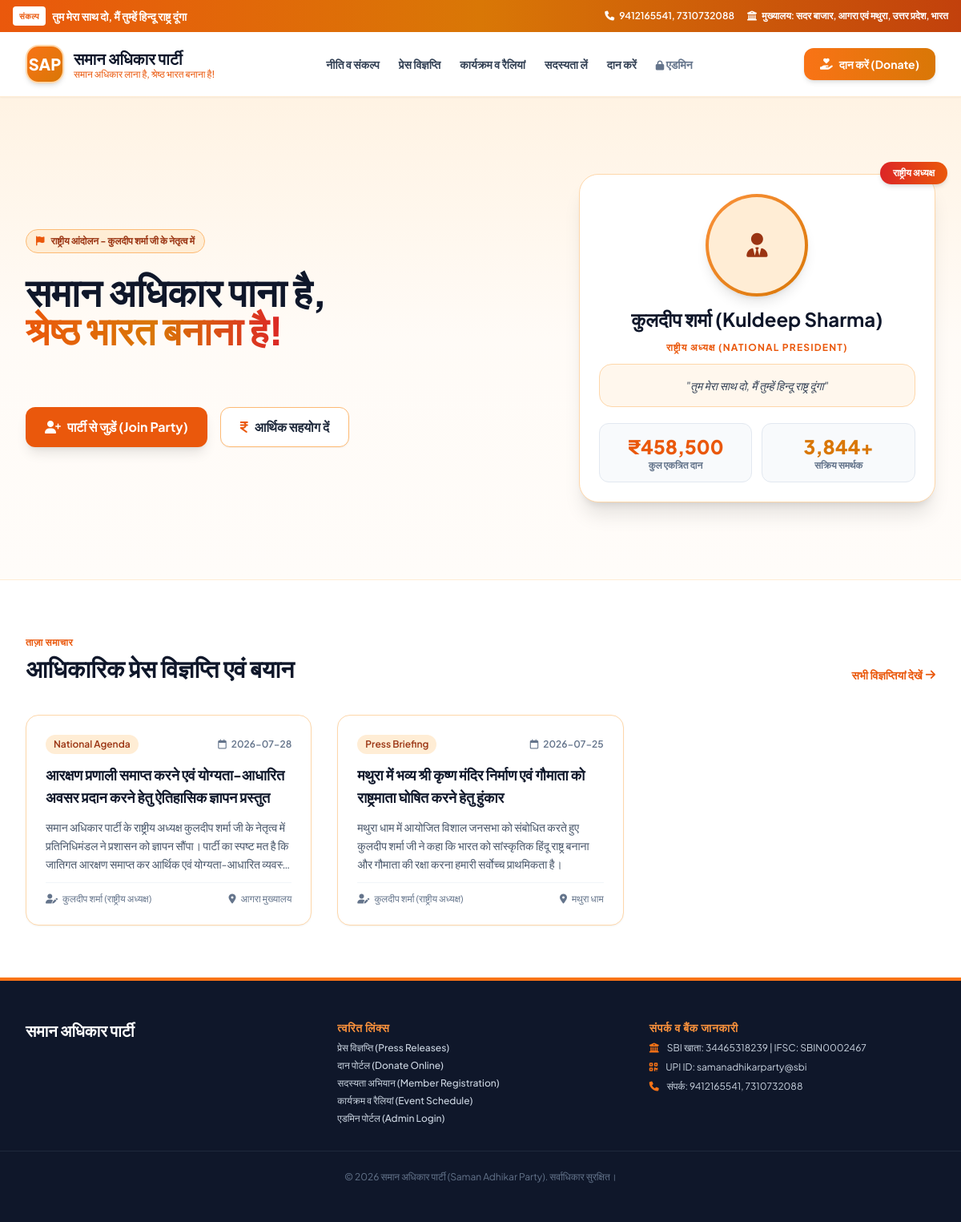
The page / on the database its author committed.
### tables this page shows
CREATE TABLE IF NOT EXISTS `press_releases` (
  `id` VARCHAR(32) NOT NULL,
  `title` VARCHAR(255) NOT NULL,
  `title_en` VARCHAR(255) DEFAULT NULL,
  `content` TEXT NOT NULL,
  `content_en` TEXT DEFAULT NULL,
  `category` VARCHAR(64) DEFAULT 'Public Announcement',
  `date` DATE NOT NULL,
  `location` VARCHAR(128) DEFAULT 'आगरा / नई दिल्ली',
  `spokesperson` VARCHAR(128) DEFAULT 'कुलदीप शर्मा (राष्ट्रीय अध्यक्ष)',
  `image_url` TEXT DEFAULT NULL,
  `video_url` VARCHAR(255) DEFAULT NULL,
  `is_urgent` TINYINT(1) DEFAULT 0,
  PRIMARY KEY (`id`)
);

### config.php (called while the page is built, shortened)
<?php
$PARTY_INFO = [
    'name' => 'समान अधिकार पार्टी',
    'nameEnglish' => 'Saman Adhikar Party',
    'leaderName' => 'कुलदीप शर्मा (Kuldeep Sharma)',
    'leaderRole' => 'राष्ट्रीय अध्यक्ष (National President)',
    'motto' => 'समान अधिकार लाना है, श्रेष्ठ भारत बनाना है!',
    'mottoEnglish' => 'Bring Equal Rights, Build a Supreme India!',
    'primarySlogan' => 'तुम मेरा साथ दो, मैं तुम्हें हिन्दू राष्ट्र दूंगा',
    'secondarySlogan' => 'हर हर महादेव | जय हनुमान | जय हिन्दू राष्ट्र | जय गौमाता',
    'contactPhone1' => '9412165541',
    'contactPhone2' => '7310732088',
    'headquarters' => 'सदर बाजार, आगरा एवं मथुरा, उत्तर प्रदेश, भारत',
    'bankDetails' => [
        'bankName' => 'भारतीय स्टेट बैंक (State Bank of India)',
        'branch' => 'सदर बाजार, आगरा (Sadar Bazar, Agra)',
        'accountNo' => '34465318239',
        'ifscCode' => 'SBIN0002467',
        'upiId' => 'samanadhikarparty@sbi',
        'accountHolder' => 'SAMAN ADHIKAR PARTY'
    ]
];

### index.php (the view, shortened to what this page needs)
<?php
require_once __DIR__ . '/config.php';
require_once __DIR__ . '/db.php';
$pdo = get_db_connection();
$prs = [];
try {
    $stmt = $pdo->query("SELECT * FROM press_releases ORDER BY date DESC LIMIT 6");
    $prs = $stmt->fetchAll();
} catch (Exception $e) {}
$totalRaised = 458500;
$donorCount = 3844;
?>
<!DOCTYPE html>
<html lang="hi" class="scroll-smooth">
<head>
    <script src="https://cdn.tailwindcss.com"></script>
    <link rel="stylesheet" href="https://cdnjs.cloudflare.com/ajax/libs/font-awesome/6.4.0/css/all.min.css">
</head>
<body class="bg-orange-50/30 text-slate-900 selection:bg-orange-500 selection:text-white">
    <div class="bg-gradient-to-r from-orange-600 via-amber-600 to-orange-700 text-white text-xs md:text-sm font-semibold py-2 px-4 shadow-sm">
        <div class="max-w-7xl mx-auto flex flex-col md:flex-row items-center justify-between gap-2">
            <div class="flex items-center space-x-2">
                <span class="bg-white text-orange-600 px-2 py-0.5 rounded text-[10px] font-bold uppercase tracking-wider">संकल्प</span>
                <span><?php echo htmlspecialchars($PARTY_INFO['primarySlogan']); ?></span>
            </div>
            <div class="flex items-center space-x-4 text-xs">
                <span><i class="fa-solid fa-phone mr-1"></i> <?php echo htmlspecialchars($PARTY_INFO['contactPhone1']); ?>, <?php echo htmlspecialchars($PARTY_INFO['contactPhone2']); ?></span>
                <span class="hidden sm:inline"><i class="fa-solid fa-building-columns mr-1"></i> मुख्यालय: <?php echo htmlspecialchars($PARTY_INFO['headquarters']); ?></span>
            </div>
        </div>
    </div>
    <nav class="sticky top-0 z-40 bg-white/95 backdrop-blur-md border-b border-orange-100 shadow-sm">
        <div class="max-w-7xl mx-auto px-4 sm:px-6 lg:px-8">
            <div class="flex items-center justify-between h-20">
                <div class="flex items-center space-x-3">
                    <div class="w-12 h-12 bg-gradient-to-br from-orange-500 to-amber-600 rounded-2xl flex items-center justify-center text-white font-black text-xl shadow-md border-2 border-orange-200">
                        SAP
                    </div>
                    <div>
                        <h1 class="text-xl font-bold text-slate-900 leading-tight"><?php echo htmlspecialchars($PARTY_INFO['name']); ?></h1>
                        <p class="text-xs font-medium text-orange-600"><?php echo htmlspecialchars($PARTY_INFO['motto']); ?></p>
                    </div>
                </div>
                <div class="hidden lg:flex items-center space-x-6 text-sm font-semibold text-slate-700">
                    <a href="#platform" class="hover:text-orange-600 transition">नीति व संकल्प</a>
                    <a href="press.php" class="hover:text-orange-600 transition">प्रेस विज्ञप्ति</a>
                    <a href="events.php" class="hover:text-orange-600 transition">कार्यक्रम व रैलियां</a>
                    <a href="membership.php" class="hover:text-orange-600 transition">सदस्यता लें</a>
                    <a href="donate.php" class="hover:text-orange-600 transition">दान करें</a>
                    <a href="admin.php" class="text-slate-500 hover:text-slate-900"><i class="fa-solid fa-lock text-xs"></i> एडमिन</a>
                </div>
                <div class="flex items-center space-x-3">
                    <a href="donate.php" class="bg-gradient-to-r from-orange-500 to-amber-600 hover:from-orange-600 hover:to-amber-700 text-white font-bold px-5 py-2.5 rounded-xl shadow-md hover:shadow-lg transition flex items-center space-x-2 text-sm">
                        <i class="fa-solid fa-hand-holding-heart"></i>
                        <span>दान करें (Donate)</span>
                    </a>
                </div>
            </div>
        </div>
    </nav>
    <section class="relative bg-gradient-to-b from-orange-100/60 via-orange-50/20 to-transparent py-16 lg:py-24 overflow-hidden border-b border-orange-100">
        <div class="max-w-7xl mx-auto px-4 sm:px-6 lg:px-8 relative z-10">
            <div class="grid grid-cols-1 lg:grid-cols-12 gap-12 items-center">
                <div class="lg:col-span-7 space-y-6">
                    <div class="inline-flex items-center space-x-2 bg-orange-100 border border-orange-300 text-orange-800 text-xs font-bold px-3 py-1.5 rounded-full">
                        <i class="fa-solid fa-flag text-orange-600"></i>
                        <span>राष्ट्रीय आंदोलन - कुलदीप शर्मा जी के नेतृत्व में</span>
                    </div>
                    <h1 class="text-3xl sm:text-4xl lg:text-5xl font-extrabold text-slate-900 leading-tight">
                        समान अधिकार पाना है,<br>
                        <span class="text-transparent bg-clip-text bg-gradient-to-r from-orange-600 via-amber-600 to-red-600">श्रेष्ठ भारत बनाना है!</span>
                    </h1>
                    <div class="grid grid-cols-1 sm:grid-cols-2 gap-3 pt-2">
                    </div>
                    <div class="flex flex-wrap gap-4 pt-4">
                        <a href="membership.php" class="bg-orange-600 hover:bg-orange-700 text-white font-bold px-6 py-3 rounded-xl shadow-lg hover:shadow-orange-200 transition flex items-center space-x-2">
                            <i class="fa-solid fa-user-plus"></i>
                            <span>पार्टी से जुड़ें (Join Party)</span>
                        </a>
                        <a href="donate.php" class="bg-white hover:bg-orange-50 border border-orange-300 text-slate-800 font-bold px-6 py-3 rounded-xl shadow-sm transition flex items-center space-x-2">
                            <i class="fa-solid fa-indian-rupee-sign text-orange-600"></i>
                            <span>आर्थिक सहयोग दें</span>
                        </a>
                    </div>
                </div>
                <div class="lg:col-span-5">
                    <div class="bg-white rounded-3xl p-6 shadow-xl border border-orange-200 relative">
                        <div class="absolute -top-4 -right-4 bg-gradient-to-r from-red-600 to-orange-600 text-white font-extrabold text-xs uppercase px-4 py-1.5 rounded-full shadow-md">
                            राष्ट्रीय अध्यक्ष
                        </div>
                        <div class="text-center space-y-3">
                            <div class="w-32 h-32 mx-auto rounded-full bg-gradient-to-br from-orange-400 to-amber-600 p-1 shadow-lg">
                                <div class="w-full h-full rounded-full bg-orange-100 flex items-center justify-center text-orange-800 font-black text-3xl">
                                    <i class="fa-solid fa-user-tie"></i>
                                </div>
                            </div>
                            <h3 class="text-2xl font-bold text-slate-900"><?php echo htmlspecialchars($PARTY_INFO['leaderName']); ?></h3>
                            <p class="text-xs font-bold text-orange-600 uppercase tracking-widest"><?php echo htmlspecialchars($PARTY_INFO['leaderRole']); ?></p>
                            <div class="bg-orange-50 p-4 rounded-2xl border border-orange-200 text-sm text-slate-700 italic">
                                "<?php echo htmlspecialchars($PARTY_INFO['primarySlogan']); ?>"
                            </div>
                            <div class="grid grid-cols-2 gap-3 pt-2 text-center">
                                <div class="bg-slate-50 p-3 rounded-xl border border-slate-200">
                                    <div class="text-2xl font-black text-orange-600">₹<?php echo number_format($totalRaised); ?></div>
                                    <div class="text-xs font-semibold text-slate-500">कुल एकत्रित दान</div>
                                </div>
                                <div class="bg-slate-50 p-3 rounded-xl border border-slate-200">
                                    <div class="text-2xl font-black text-amber-600"><?php echo number_format($donorCount); ?>+</div>
                                    <div class="text-xs font-semibold text-slate-500">सक्रिय समर्थक</div>
                                </div>
                            </div>
                        </div>
                    </div>
                </div>
            </div>
        </div>
    </section>
    <section class="py-16 bg-white border-b border-orange-100">
        <div class="max-w-7xl mx-auto px-4 sm:px-6 lg:px-8">
            <div class="flex flex-col md:flex-row md:items-end justify-between mb-10">
                <div>
                    <span class="text-orange-600 font-extrabold text-xs uppercase tracking-wider">ताज़ा समाचार</span>
                    <h2 class="text-3xl font-extrabold text-slate-900 mt-1">आधिकारिक प्रेस विज्ञप्ति एवं बयान</h2>
                </div>
                <a href="press.php" class="text-orange-600 hover:text-orange-700 font-bold text-sm mt-2 md:mt-0 flex items-center space-x-1">
                    <span>सभी विज्ञप्तियां देखें</span>
                    <i class="fa-solid fa-arrow-right"></i>
                </a>
            </div>
            <div class="grid grid-cols-1 md:grid-cols-2 lg:grid-cols-3 gap-8">
                <?php if (empty($prs)): ?>
                    <div class="col-span-3 text-center py-12 text-slate-500 bg-orange-50/50 rounded-2xl">
                        कोई प्रेस विज्ञप्ति उपलब्ध नहीं है। एडमिन पैनल से नई विज्ञप्ति जोड़ें।
                    </div>
                <?php else: ?>
                    <?php foreach ($prs as $pr): ?>
                    <div class="bg-white rounded-2xl border border-orange-200 overflow-hidden shadow-sm hover:shadow-md transition">
                        <div class="p-6 space-y-3">
                            <div class="flex items-center justify-between text-xs font-semibold text-slate-500">
                                <span class="bg-orange-100 text-orange-800 px-2.5 py-1 rounded-full"><?php echo htmlspecialchars($pr['category'] ?? 'Press Release'); ?></span>
                                <span><i class="fa-regular fa-calendar mr-1"></i> <?php echo htmlspecialchars($pr['date']); ?></span>
                            </div>
                            <h3 class="text-lg font-bold text-slate-900 line-clamp-2"><?php echo htmlspecialchars($pr['title']); ?></h3>
                            <p class="text-slate-600 text-sm line-clamp-3 leading-relaxed"><?php echo htmlspecialchars($pr['content']); ?></p>
                            <div class="pt-3 border-t border-slate-100 flex items-center justify-between text-xs text-slate-500">
                                <span><i class="fa-solid fa-user-pen mr-1"></i> <?php echo htmlspecialchars($pr['spokesperson']); ?></span>
                                <span><i class="fa-solid fa-location-dot mr-1"></i> <?php echo htmlspecialchars($pr['location']); ?></span>
                            </div>
                        </div>
                    </div>
                    <?php endforeach; ?>
                <?php endif; ?>
            </div>
        </div>
    </section>
    <footer class="bg-slate-900 text-slate-300 py-12 border-t-4 border-orange-500">
        <div class="max-w-7xl mx-auto px-4 sm:px-6 lg:px-8 grid grid-cols-1 md:grid-cols-3 gap-8">
            <div class="space-y-3">
                <h3 class="text-xl font-bold text-white"><?php echo htmlspecialchars($PARTY_INFO['name']); ?></h3>
            </div>
            <div class="space-y-2">
                <h4 class="text-sm font-bold text-orange-400 uppercase tracking-wider">त्वरित लिंक्स</h4>
                <ul class="space-y-1.5 text-xs font-medium">
                    <li><a href="press.php" class="hover:text-white transition">प्रेस विज्ञप्ति (Press Releases)</a></li>
                    <li><a href="donate.php" class="hover:text-white transition">दान पोर्टल (Donate Online)</a></li>
                    <li><a href="membership.php" class="hover:text-white transition">सदस्यता अभियान (Member Registration)</a></li>
                    <li><a href="events.php" class="hover:text-white transition">कार्यक्रम व रैलियां (Event Schedule)</a></li>
                    <li><a href="admin.php" class="hover:text-white transition">एडमिन पोर्टल (Admin Login)</a></li>
                </ul>
            </div>
            <div class="space-y-2">
                <h4 class="text-sm font-bold text-orange-400 uppercase tracking-wider">संपर्क व बैंक जानकारी</h4>
                <p class="text-xs"><i class="fa-solid fa-building-columns text-orange-500 mr-2"></i> SBI खाता: 34465318239 | IFSC: SBIN0002467</p>
                <p class="text-xs"><i class="fa-solid fa-qrcode text-orange-500 mr-2"></i> UPI ID: samanadhikarparty@sbi</p>
                <p class="text-xs"><i class="fa-solid fa-phone text-orange-500 mr-2"></i> संपर्क: 9412165541, 7310732088</p>
            </div>
        </div>
        <div class="max-w-7xl mx-auto px-4 mt-8 pt-6 border-t border-slate-800 text-center text-xs text-slate-500">
            © <?php echo date('Y'); ?> <?php echo htmlspecialchars($PARTY_INFO['name']); ?> (Saman Adhikar Party). सर्वाधिकार सुरक्षित।
        </div>
    </footer>
</body>
</html>

### index.php (style rules this page uses)
body { font-family: 'Plus Jakarta Sans', 'Tiro Devanagari Hindi', sans-serif; }

### rows shown on the page
press_releases: category "National Agenda", date "2026-07-28", title "आरक्षण प्रणाली समाप्त करने एवं योग्यता-आधारित अवसर प्रदान करने हेतु ऐतिहासिक ज्ञापन प्रस्तुत", content "समान अधिकार पार्टी के राष्ट्रीय अध्यक्ष कुलदीप शर्मा जी के नेतृत्व में प्रतिनिधिमंडल ने प्रशासन को ज्ञापन सौंपा। पार्टी का स्पष्ट मत है कि जातिगत आरक्षण समाप्त कर आर्थिक एवं योग्यता-आधारित…", spokesperson "कुलदीप शर्मा (राष्ट्रीय अध्यक्ष)", location "आगरा मुख्यालय"
press_releases: category "Press Briefing", date "2026-07-25", title "मथुरा में भव्य श्री कृष्ण मंदिर निर्माण एवं गौमाता को राष्ट्रमाता घोषित करने हेतु हुंकार", content "मथुरा धाम में आयोजित विशाल जनसभा को संबोधित करते हुए कुलदीप शर्मा जी ने कहा कि भारत को सांस्कृतिक हिंदू राष्ट्र बनाना और गौमाता की रक्षा करना हमारी सर्वोच्च प्राथमिकता है।", spokesperson "कुलदीप शर्मा (राष्ट्रीय अध्यक्ष)", location "मथुरा धाम"

### other values the page prints
$PARTY_INFO['primarySlogan'] "तुम मेरा साथ दो, मैं तुम्हें हिन्दू राष्ट्र दूंगा"
$PARTY_INFO['contactPhone1'] "9412165541"
$PARTY_INFO['contactPhone2'] "7310732088"
$PARTY_INFO['headquarters'] "सदर बाजार, आगरा एवं मथुरा, उत्तर प्रदेश, भारत"
$PARTY_INFO['name'] "समान अधिकार पार्टी"
$PARTY_INFO['motto'] "समान अधिकार लाना है, श्रेष्ठ भारत बनाना है!"
$PARTY_INFO['leaderName'] "कुलदीप शर्मा (Kuldeep Sharma)"
$PARTY_INFO['leaderRole'] "राष्ट्रीय अध्यक्ष (NATIONAL PRESIDENT)"
$totalRaised "458,500"
$donorCount "3,844"
